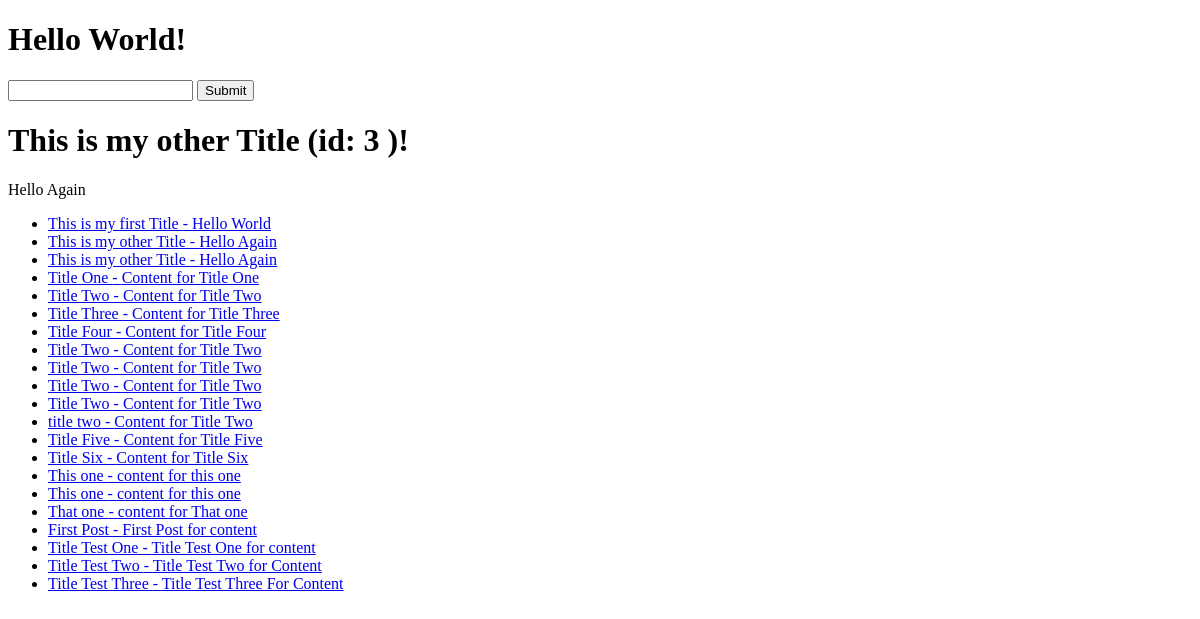
Before: / with the older database file.
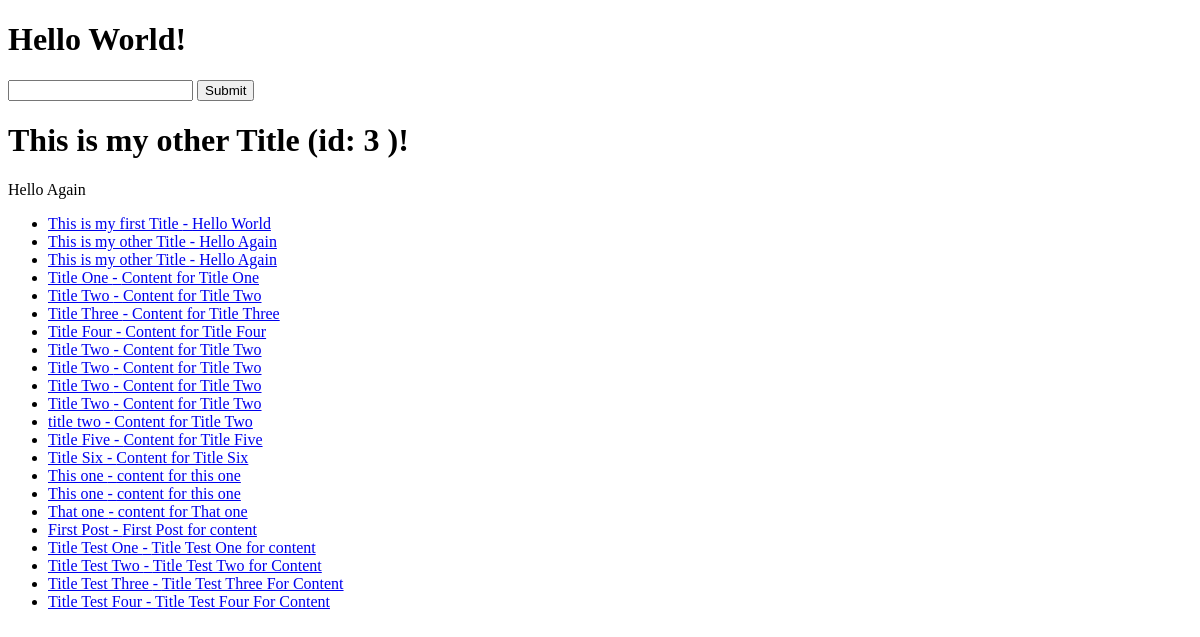
After: the same page with the newer database file.
### articles/models.py (models this page shows, shortened)
class Articles(models.Model):
    title = models.CharField(max_length=60)
    slug = models.SlugField(blank=True, null=True)
    content = models.TextField()
    timestamp = models.DateTimeField(auto_now_add=True)
    updated = models.DateTimeField(auto_now=True)
    publish = models.DateField(auto_now_add=False, auto_now=False, null=True, blank=True)

### trydjango/views.py (the view)
# urls.py: path('', home_view),
def home_view(request, *args, **kwargs):
    random_id = random.randint(1,4)
    article_obj = Articles.objects.get(id=random_id)
    article_queryset = Articles.objects.all()
    context = {
        "object_list": article_queryset,
        "object": article_obj,
        "id": article_obj.id,
        "title": article_obj.title,
        "content": article_obj.content
    }
    HTML_STRING = render_to_string("home-view.html", context=context)
    return HttpResponse(HTML_STRING)

### templates/home-view.html
{% extends "base.html" %}
{% block content %}
<h1>{{ object.title }} (id: {{id}} )!</h1>
<p>{{ content }}</p>
<ul>
    {% for x in object_list %}
        {% if x.title %}
            <li><a href="/articles/{{x.id}}">{{ x.title }} - {{ x.content }}</a></li>
        {% endif %}
    {% endfor %}
</ul>
{% endblock %}

Changed rows visible on the page:
added Articles: title "Title Test Four", content "Title Test Four For Content"
